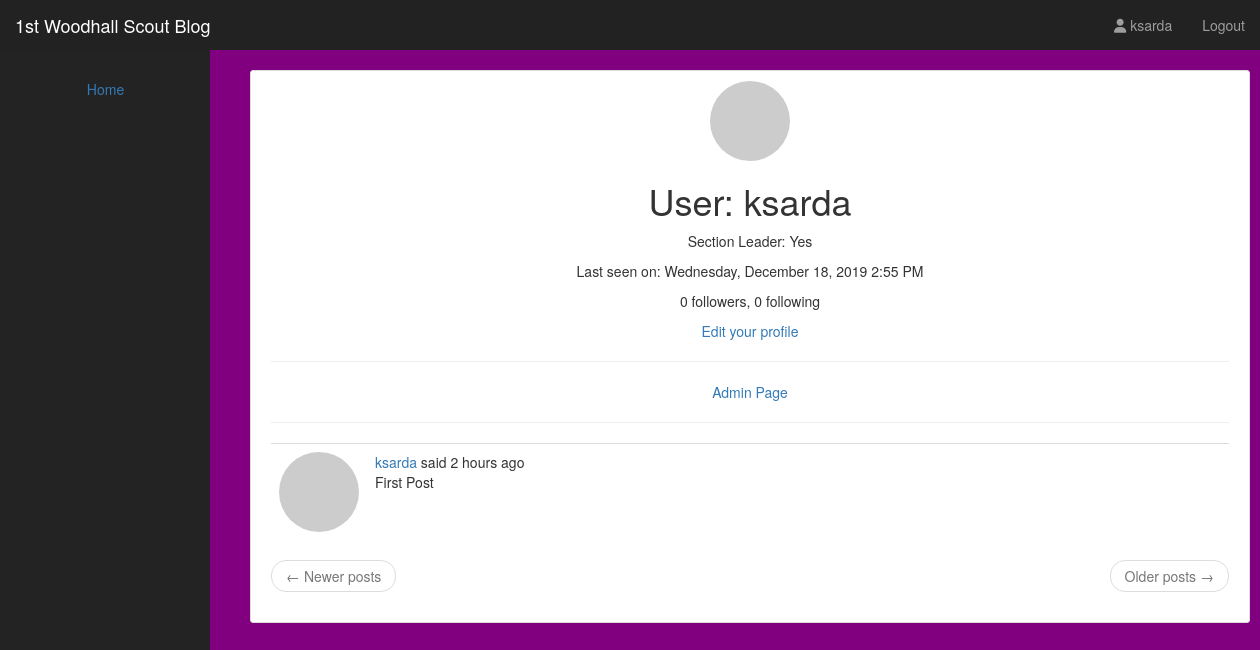
/user/ksarda (signed in), run on an earlier commit of the app's database.
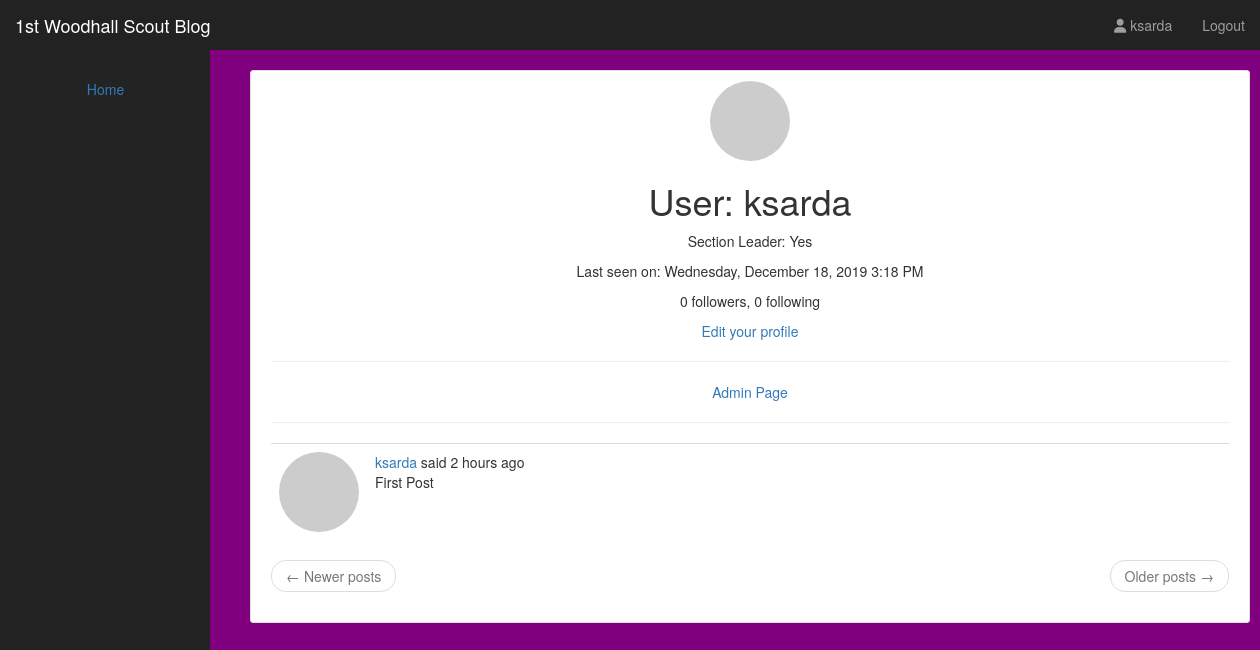
And on a later commit of the database.
### app/models.py (models this page shows, shortened)
class PaginatedAPIMixin(object):
    @staticmethod
    def to_collection_dict(query, page, per_page, endpoint, **kwargs):
        resources = query.paginate(page, per_page, False)
        data = {
            'items': [item.to_dict() for item in resources.items],
            '_meta': {
                'page': page,
                'per_page': per_page,
                'total_pages': resources.pages,
                'total_items': resources.total
            },
            '_links': {
                'self': url_for(endpoint, page=page, per_page=per_page,
                                **kwargs),
                'next': url_for(endpoint, page=page + 1, per_page=per_page,
                                **kwargs) if resources.has_next else None,
                'prev': url_for(endpoint, page=page - 1, per_page=per_page,
                                **kwargs) if resources.has_prev else None
            }
        }
        return data

class User(PaginatedAPIMixin, UserMixin, db.Model):
    id = db.Column(db.Integer, primary_key=True)
    username = db.Column(db.String(64), index=True, unique=True)
    email = db.Column(db.String(120), index=True, unique=True)
    password_hash = db.Column(db.String(128))
    posts = db.relationship('Post', backref='author', lazy='dynamic')
    about_me = db.Column(db.String(140))
    childs_section = db.Column(db.String(20), default='N/A')
    leader = db.Column(db.String(6), default='No')
    last_seen = db.Column(db.DateTime, default=datetime.utcnow)
    is_admin = db.Column(db.Boolean, default=False, nullable=False)
    followed = db.relationship(
        'User', secondary=followers,
        primaryjoin=(followers.c.follower_id == id),
        secondaryjoin=(followers.c.followed_id == id),
        backref=db.backref('followers', lazy='dynamic'), lazy='dynamic')
    messages_sent = db.relationship('Message',
                                    foreign_keys='Message.sender_id',
                                    backref='author', lazy='dynamic')
    messages_received = db.relationship('Message',
                                        foreign_keys='Message.recipient_id',
                                        backref='recipient', lazy='dynamic')
    last_message_read_time = db.Column(db.DateTime)
    notifications = db.relationship('Notification', backref='user',
                                    lazy='dynamic')
    token = db.Column(db.String(32), index=True, unique=True)
    token_expiration = db.Column(db.DateTime)
    def avatar(self, size):
        digest = md5(self.email.lower().encode('utf-8')).hexdigest()
        return 'https://www.gravatar.com/avatar/{}?d=identicon&s={}'.format(
            digest, size)

class Post(db.Model):
    id = db.Column(db.Integer, primary_key=True)
    body = db.Column(db.String(10000))
    timestamp = db.Column(db.DateTime, index=True, default=datetime.utcnow)
    user_id = db.Column(db.Integer, db.ForeignKey('user.id'))
    language = db.Column(db.String(10))

### app/main/routes.py (the view)
@bp.route('/user/<username>')
@login_required
def user(username):
    user = User.query.filter_by(username=username).first_or_404()
    page = request.args.get('page', 1, type=int)
    posts = user.posts.order_by(Post.timestamp.desc()).paginate(
        page, app.config['POSTS_PER_PAGE'], False)
    next_url = url_for('main.user', username=user.username,
                       leader=user.leader, section=user.childs_section, page=posts.next_num) if posts.has_next else None
    prev_url = url_for('main.user', username=user.username,
                       leader=user.leader, section=user.childs_section, page=posts.prev_num) if posts.has_prev else None
    return render_template('account.html', title=_('Account'), user=user, posts=posts.items,
                           next_url=next_url, prev_url=prev_url)

### app/main/routes.py (called while the page is built)
@bp.before_app_request
def before_request():
    if current_user.is_authenticated:
        current_user.last_seen = datetime.utcnow()
        db.session.commit()
    g.locale = str(get_locale())

### app/models.py (called while the page is built)
@login.user_loader
def load_user(id):
    return User.query.get(int(id))

### app/templates/account.html (shortened to what this page needs)
{% import 'bootstrap/wtf.html' as wtf %}
{% include 'header.html' %}
{% block content %}
<body>
    {% include 'nav.html' %}
    <center>
      {% include 'sidebar.html' %}
      <div class="content-section">
        <div class="media">
          <div class="media-body">
            <img class="rounded mx-auto d-block" src="{{ user.avatar(128) }}" style="border-radius: 50%;">
            <h1>{{ _('User') }}: {{ user.username }}</h1>
            {% if user.leader == current_user.leader %}
            <p>Section Leader: Yes</p>
            {% endif %}
            {% if user.last_seen %}
            <p>{{ _('Last seen on') }}: {{ moment(user.last_seen).format('LLLL') }}</p>
            {% endif %}
            <p>{{ _('%(count)d followers', count=user.followers.count()) }}, {{ _('%(count)d following', count=user.followed.count()) }}</p>
            {% if user == current_user %}
            <p><a href="{{ url_for('main.edit_profile') }}">{{ _('Edit your profile') }}</a></p>
            {% elif not current_user.is_following(user) %}
            <p><a href="{{ url_for('main.follow', username=user.username) }}">{{ _('Follow') }}</a></p>
            {% else %}
            <p><a href="{{ url_for('main.unfollow', username=user.username) }}">{{ _('Unfollow') }}</a></p>
            {% endif %}
            {% if current_user.is_admin %}
            <hr>
            <p><a href="/admin">Admin Page</a></p>
            {% endif %}
            <hr>
            {% for post in posts %}
                {% include '_post.html' %}
            {% endfor %}
            <nav aria-label="...">
                <ul class="pager">
                    <li class="previous{% if not prev_url %} disabled{% endif %}">
                        <a href="{{ prev_url or '#' }}">
                            <span aria-hidden="true">&larr;</span> {{ _('Newer posts') }}
                        </a>
                    </li>
                    <li class="next{% if not next_url %} disabled{% endif %}">
                        <a href="{{ next_url or '#' }}">
                            {{ _('Older posts') }} <span aria-hidden="true">&rarr;</span>
                        </a>
                    </li>
                </ul>
            </nav>
          </div>
        </div>
      </div>
    </center>
{% include 'footer.html' %}
</body>
{% endblock %}

### app/templates/header.html (shortened to what this page needs)
<!DOCTYPE html>
<html lang="en">
  <head>
    <link rel="stylesheet" href="https://maxcdn.bootstrapcdn.com/bootstrap/3.3.7/css/bootstrap.min.css">
    <link href="{{ url_for('static', filename = 'css/main.css') }}" rel="stylesheet">
    <link href="{{ url_for('static', filename = 'css/custom.css') }}" rel="stylesheet">
    <link href="{{ url_for('static', filename = 'css/login.css') }}" rel="stylesheet">
  </head>

### app/templates/nav.html (shortened to what this page needs)
<nav class="navbar navbar-inverse navbar-fixed-top">
  <div class="container-fluid">
    <div class="navbar-header">
      <a class="navbar-brand" href="{{ url_for('main.index') }}">1st Woodhall Scout Blog</a>
    </div>
    <div id="navbar" class="navbar-collapse collapse">
      {% if current_user.is_anonymous %}
      {% else %}
      <ul class="nav navbar-nav navbar-right">
        <li><a href="{{ url_for('main.user', username=current_user.username) }}">
                                    <span class="fas fa-user"></span> {{ current_user.username }}</a></li>
        <li><a href="{{ url_for('auth.logout') }}">Logout</a></li>
     </ul>
      {% endif %}
    </div>
  </div>
</nav>

### app/templates/links.html
<li {%- if request.path == "/home" %} class="active"{% endif %}><a href="{{ url_for('main.index') }}">Home </a></li>

### app/templates/sidebar.html
<div class="col-m-3 col-md-2 sidebar">
  <ul class="nav nav-sidebar">
    {% include 'links.html' %}
  </ul>
</div>

### app/templates/_post.html (shortened to what this page needs)
<table class="table table-hover">
    <tr>
        <td width="70px">
            <a href="{{ url_for('main.user', username=post.author.username) }}">
                <img src="{{ post.author.avatar(80) }}" style="border-radius: 50%;"/>
            </a>
        </td>
        <td>
            {{ _('%(username)s said %(when)s',
                username=user_link, when=moment(post.timestamp).fromNow()) }}
            <br>
            <span id="post{{ post.id }}">{{ post.body }}</span>
        </td>
    </tr>
</table>

### app/templates/footer.html (shortened to what this page needs)
    <link href="https://maxcdn.bootstrapcdn.com/font-awesome/4.7.0/css/font-awesome.min.css" rel="stylesheet">
  </body>
{% block scripts %}
</html>
{% endblock %}

### app/static/css/main.css (style rules this page uses)
body { padding-top: 50px; background: purple; }
.content-section { background: white; padding: 10px 20px; border: 1px solid #dddddd; border-radius: 3px; margin-left: 250px; margin-right: 30px; margin-top: 20px; margin-bottom: 20px; width: 1000px; }
.navbar-fixed-top { border: 0; }
.sidebar { display: none; }
@media (min-width: 768px) { .sidebar { position: fixed; top: 49px; bottom: 0; left: 0; z-index: 1000; display: block; padding: 20px; overflow-x: hidden; overflow-y: auto; background-color: #242323; } }
.nav-sidebar { margin-right: -21px; margin-bottom: 20px; margin-left: -20px; }
.nav-sidebar > li > a { padding-right: 20px; padding-left: 20px; }

What changed in the data, as far as the page shows it:
changed User "ksarda": last_seen "Wednesday, December 18, 2019 2:55 PM" → "Wednesday, December 18, 2019 3:18 PM"
